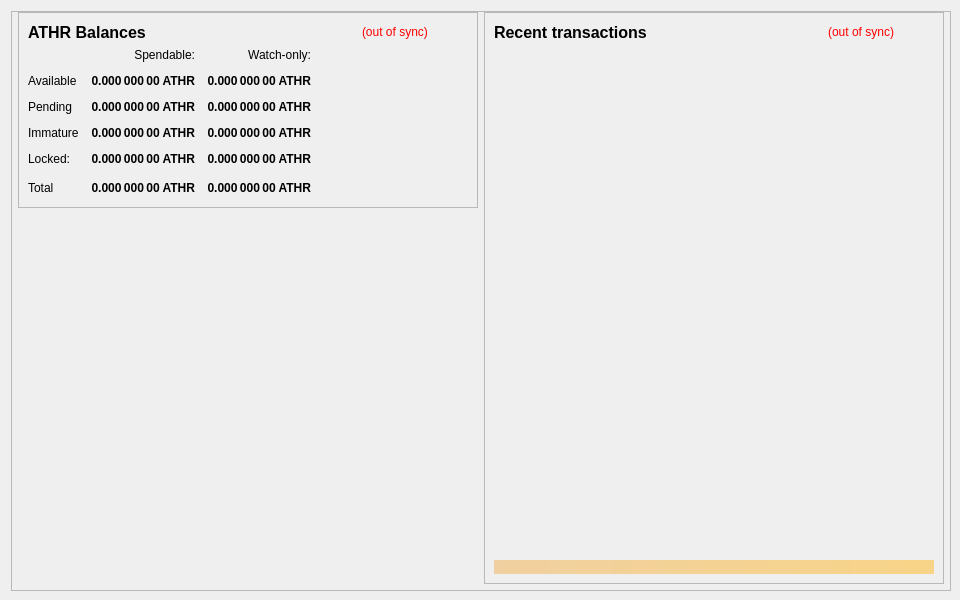
<?xml version="1.0" encoding="UTF-8"?>
<ui version="4.0">
 <class>OverviewPage</class>
 <widget class="QWidget" name="OverviewPage">
  <property name="geometry">
   <rect>
    <x>0</x>
    <y>0</y>
    <width>960</width>
    <height>600</height>
   </rect>
  </property>
  <property name="minimumSize">
   <size>
    <width>960</width>
    <height>600</height>
   </size>
  </property>
  <property name="font">
   <font>
    <weight>50</weight>
    <bold>false</bold>
   </font>
  </property>
  <property name="windowTitle">
   <string>Form</string>
  </property>
  <layout class="QVBoxLayout" name="topLayout" stretch="0">
   <property name="rightMargin">
    <number>9</number>
   </property>
   <item>
    <widget class="QFrame" name="frame_BG">
     <property name="minimumSize">
      <size>
       <width>850</width>
       <height>580</height>
      </size>
     </property>
     <property name="maximumSize">
      <size>
       <width>16777215</width>
       <height>16777215</height>
      </size>
     </property>
     <property name="frameShape">
      <enum>QFrame::StyledPanel</enum>
     </property>
     <property name="frameShadow">
      <enum>QFrame::Raised</enum>
     </property>
     <layout class="QVBoxLayout" name="verticalLayout_3" stretch="0">
      <property name="leftMargin">
       <number>0</number>
      </property>
      <property name="topMargin">
       <number>0</number>
      </property>
      <property name="rightMargin">
       <number>0</number>
      </property>
      <property name="bottomMargin">
       <number>6</number>
      </property>
      <item>
       <layout class="QVBoxLayout" name="verticalLayout_Master" stretch="0">
        <property name="leftMargin">
         <number>0</number>
        </property>
        <property name="topMargin">
         <number>0</number>
        </property>
        <property name="rightMargin">
         <number>0</number>
        </property>
        <property name="bottomMargin">
         <number>0</number>
        </property>
        <item>
         <widget class="QFrame" name="frame_Content">
          <layout class="QVBoxLayout" name="verticalLayout_Content">
           <property name="leftMargin">
            <number>6</number>
           </property>
           <property name="topMargin">
            <number>0</number>
           </property>
           <property name="rightMargin">
            <number>6</number>
           </property>
           <property name="bottomMargin">
            <number>0</number>
           </property>
           <item>
            <layout class="QHBoxLayout" name="horizontalLayout_Content" stretch="1,1">
             <property name="spacing">
              <number>6</number>
             </property>
             <item>
              <layout class="QVBoxLayout" name="verticalLayout_left" stretch="0,0">
               <item>
                <widget class="QFrame" name="frameBalances">
                 <property name="frameShape">
                  <enum>QFrame::StyledPanel</enum>
                 </property>
                 <property name="frameShadow">
                  <enum>QFrame::Raised</enum>
                 </property>
                 <layout class="QVBoxLayout" name="verticalLayout_4">
                  <item>
                   <layout class="QHBoxLayout" name="hlBalancesHeader" stretch="2,0,0">
                    <property name="spacing">
                     <number>6</number>
                    </property>
                    <item>
                     <widget class="QLabel" name="labelBalances">
                      <property name="minimumSize">
                       <size>
                        <width>0</width>
                        <height>0</height>
                       </size>
                      </property>
                      <property name="font">
                       <font>
                        <pointsize>12</pointsize>
                        <weight>75</weight>
                        <bold>true</bold>
                       </font>
                      </property>
                      <property name="text">
                       <string>ATHR Balances</string>
                      </property>
                     </widget>
                    </item>
                    <item>
                     <widget class="QLabel" name="labelWalletStatus">
                      <property name="cursor">
                       <cursorShape>WhatsThisCursor</cursorShape>
                      </property>
                      <property name="toolTip">
                       <string>The displayed information may be out of date. Your wallet automatically synchronizes with the Authoracoin network after a connection is established, but this process has not completed yet.</string>
                      </property>
                      <property name="styleSheet">
                       <string notr="true">QLabel { color: red; }</string>
                      </property>
                      <property name="text">
                       <string notr="true">(out of sync)</string>
                      </property>
                      <property name="alignment">
                       <set>Qt::AlignLeading|Qt::AlignLeft|Qt::AlignVCenter</set>
                      </property>
                     </widget>
                    </item>
                    <item>
                     <spacer name="hsBalancesHeader">
                      <property name="orientation">
                       <enum>Qt::Horizontal</enum>
                      </property>
                      <property name="sizeHint" stdset="0">
                       <size>
                        <width>40</width>
                        <height>20</height>
                       </size>
                      </property>
                     </spacer>
                    </item>
                   </layout>
                  </item>
                  <item>
                   <layout class="QGridLayout" name="gridLayout">
                    <property name="spacing">
                     <number>12</number>
                    </property>
                    <item row="0" column="1">
                     <widget class="QLabel" name="labelSpendable">
                      <property name="text">
                       <string>Spendable:</string>
                      </property>
                      <property name="alignment">
                       <set>Qt::AlignRight|Qt::AlignTrailing|Qt::AlignVCenter</set>
                      </property>
                     </widget>
                    </item>
                    <item row="0" column="2">
                     <widget class="QLabel" name="labelWatchonly">
                      <property name="text">
                       <string>Watch-only:</string>
                      </property>
                      <property name="alignment">
                       <set>Qt::AlignRight|Qt::AlignTrailing|Qt::AlignVCenter</set>
                      </property>
                     </widget>
                    </item>
                    <item row="1" column="0">
                     <widget class="QLabel" name="labelAvailableText">
                      <property name="text">
                       <string>Available</string>
                      </property>
                      <property name="textInteractionFlags">
                       <set>Qt::NoTextInteraction</set>
                      </property>
                     </widget>
                    </item>
                    <item row="1" column="1">
                     <widget class="QLabel" name="labelAvailable">
                      <property name="font">
                       <font>
                        <weight>75</weight>
                        <bold>true</bold>
                       </font>
                      </property>
                      <property name="cursor">
                       <cursorShape>ArrowCursor</cursorShape>
                      </property>
                      <property name="toolTip">
                       <string>Your current spendable balance</string>
                      </property>
                      <property name="text">
                       <string notr="true">0.000 000 00 ATHR</string>
                      </property>
                      <property name="alignment">
                       <set>Qt::AlignRight|Qt::AlignTrailing|Qt::AlignVCenter</set>
                      </property>
                      <property name="textInteractionFlags">
                       <set>Qt::NoTextInteraction</set>
                      </property>
                     </widget>
                    </item>
                    <item row="1" column="2">
                     <widget class="QLabel" name="labelWatchAvailable">
                      <property name="font">
                       <font>
                        <weight>75</weight>
                        <bold>true</bold>
                       </font>
                      </property>
                      <property name="cursor">
                       <cursorShape>ArrowCursor</cursorShape>
                      </property>
                      <property name="toolTip">
                       <string>Your current balance in watch-only addresses</string>
                      </property>
                      <property name="text">
                       <string notr="true">0.000 000 00 ATHR</string>
                      </property>
                      <property name="alignment">
                       <set>Qt::AlignRight|Qt::AlignTrailing|Qt::AlignVCenter</set>
                      </property>
                      <property name="textInteractionFlags">
                       <set>Qt::NoTextInteraction</set>
                      </property>
                     </widget>
                    </item>
                    <item row="2" column="0">
                     <widget class="QLabel" name="labelPendingText">
                      <property name="text">
                       <string>Pending</string>
                      </property>
                      <property name="textInteractionFlags">
                       <set>Qt::NoTextInteraction</set>
                      </property>
                     </widget>
                    </item>
                    <item row="2" column="1">
                     <widget class="QLabel" name="labelPending">
                      <property name="font">
                       <font>
                        <weight>75</weight>
                        <bold>true</bold>
                       </font>
                      </property>
                      <property name="cursor">
                       <cursorShape>ArrowCursor</cursorShape>
                      </property>
                      <property name="toolTip">
                       <string>Total of transactions that have yet to be confirmed, and do not yet count toward the spendable balance</string>
                      </property>
                      <property name="text">
                       <string notr="true">0.000 000 00 ATHR</string>
                      </property>
                      <property name="alignment">
                       <set>Qt::AlignRight|Qt::AlignTrailing|Qt::AlignVCenter</set>
                      </property>
                      <property name="textInteractionFlags">
                       <set>Qt::NoTextInteraction</set>
                      </property>
                     </widget>
                    </item>
                    <item row="2" column="2">
                     <widget class="QLabel" name="labelWatchPending">
                      <property name="font">
                       <font>
                        <weight>75</weight>
                        <bold>true</bold>
                       </font>
                      </property>
                      <property name="cursor">
                       <cursorShape>ArrowCursor</cursorShape>
                      </property>
                      <property name="toolTip">
                       <string>Unconfirmed transactions to watch-only addresses</string>
                      </property>
                      <property name="text">
                       <string notr="true">0.000 000 00 ATHR</string>
                      </property>
                      <property name="alignment">
                       <set>Qt::AlignRight|Qt::AlignTrailing|Qt::AlignVCenter</set>
                      </property>
                      <property name="textInteractionFlags">
                       <set>Qt::NoTextInteraction</set>
                      </property>
                     </widget>
                    </item>
                    <item row="3" column="0">
                     <widget class="QLabel" name="labelImmatureText">
                      <property name="text">
                       <string>Immature</string>
                      </property>
                      <property name="textInteractionFlags">
                       <set>Qt::NoTextInteraction</set>
                      </property>
                     </widget>
                    </item>
                    <item row="3" column="1">
                     <widget class="QLabel" name="labelImmature">
                      <property name="font">
                       <font>
                        <weight>75</weight>
                        <bold>true</bold>
                       </font>
                      </property>
                      <property name="cursor">
                       <cursorShape>ArrowCursor</cursorShape>
                      </property>
                      <property name="toolTip">
                       <string>Staked or masternode rewards that has not yet matured</string>
                      </property>
                      <property name="text">
                       <string notr="true">0.000 000 00 ATHR</string>
                      </property>
                      <property name="alignment">
                       <set>Qt::AlignRight|Qt::AlignTrailing|Qt::AlignVCenter</set>
                      </property>
                      <property name="textInteractionFlags">
                       <set>Qt::NoTextInteraction</set>
                      </property>
                     </widget>
                    </item>
                    <item row="3" column="2">
                     <widget class="QLabel" name="labelWatchImmature">
                      <property name="font">
                       <font>
                        <weight>75</weight>
                        <bold>true</bold>
                       </font>
                      </property>
                      <property name="cursor">
                       <cursorShape>ArrowCursor</cursorShape>
                      </property>
                      <property name="toolTip">
                       <string>Staked or masternode rewards in watch-only addresses that has not yet matured</string>
                      </property>
                      <property name="text">
                       <string notr="true">0.000 000 00 ATHR</string>
                      </property>
                      <property name="alignment">
                       <set>Qt::AlignRight|Qt::AlignTrailing|Qt::AlignVCenter</set>
                      </property>
                      <property name="textInteractionFlags">
                       <set>Qt::NoTextInteraction</set>
                      </property>
                     </widget>
                    </item>
                    <item row="4" column="0">
                     <widget class="QLabel" name="labelLockedText">
                      <property name="toolTip">
                       <string>Locked ATHR or Masternode collaterals.</string>
                      </property>
                      <property name="text">
                       <string>Locked:</string>
                      </property>
                     </widget>
                    </item>
                    <item row="4" column="1">
                     <widget class="QLabel" name="labelLocked">
                      <property name="font">
                       <font>
                        <weight>75</weight>
                        <bold>true</bold>
                       </font>
                      </property>
                      <property name="cursor">
                       <cursorShape>ArrowCursor</cursorShape>
                      </property>
                      <property name="toolTip">
                       <string>Locked ATHR or Masternode collaterals.</string>
                      </property>
                      <property name="text">
                       <string notr="true">0.000 000 00 ATHR</string>
                      </property>
                      <property name="alignment">
                       <set>Qt::AlignRight|Qt::AlignTrailing|Qt::AlignVCenter</set>
                      </property>
                      <property name="textInteractionFlags">
                       <set>Qt::NoTextInteraction</set>
                      </property>
                     </widget>
                    </item>
                    <item row="4" column="2">
                     <widget class="QLabel" name="labelWatchLocked">
                      <property name="font">
                       <font>
                        <weight>75</weight>
                        <bold>true</bold>
                       </font>
                      </property>
                      <property name="cursor">
                       <cursorShape>ArrowCursor</cursorShape>
                      </property>
                      <property name="toolTip">
                       <string>Current locked balance in watch-only addresses</string>
                      </property>
                      <property name="text">
                       <string notr="true">0.000 000 00 ATHR</string>
                      </property>
                      <property name="alignment">
                       <set>Qt::AlignRight|Qt::AlignTrailing|Qt::AlignVCenter</set>
                      </property>
                      <property name="textInteractionFlags">
                       <set>Qt::NoTextInteraction</set>
                      </property>
                     </widget>
                    </item>
                    <item row="5" column="0">
                     <widget class="QLabel" name="labelTotalText">
                      <property name="text">
                       <string>Total</string>
                      </property>
                      <property name="textInteractionFlags">
                       <set>Qt::NoTextInteraction</set>
                      </property>
                     </widget>
                    </item>
                    <item row="5" column="1">
                     <widget class="QLabel" name="labelTotal">
                      <property name="font">
                       <font>
                        <weight>75</weight>
                        <bold>true</bold>
                       </font>
                      </property>
                      <property name="cursor">
                       <cursorShape>ArrowCursor</cursorShape>
                      </property>
                      <property name="toolTip">
                       <string>Your current total balance</string>
                      </property>
                      <property name="text">
                       <string notr="true">0.000 000 00 ATHR</string>
                      </property>
                      <property name="alignment">
                       <set>Qt::AlignRight|Qt::AlignTrailing|Qt::AlignVCenter</set>
                      </property>
                      <property name="textInteractionFlags">
                       <set>Qt::NoTextInteraction</set>
                      </property>
                     </widget>
                    </item>
                    <item row="5" column="2">
                     <widget class="QLabel" name="labelWatchTotal">
                      <property name="font">
                       <font>
                        <weight>75</weight>
                        <bold>true</bold>
                       </font>
                      </property>
                      <property name="cursor">
                       <cursorShape>ArrowCursor</cursorShape>
                      </property>
                      <property name="toolTip">
                       <string>Current total balance in watch-only addresses</string>
                      </property>
                      <property name="text">
                       <string notr="true">0.000 000 00 ATHR</string>
                      </property>
                      <property name="alignment">
                       <set>Qt::AlignRight|Qt::AlignTrailing|Qt::AlignVCenter</set>
                      </property>
                      <property name="textInteractionFlags">
                       <set>Qt::NoTextInteraction</set>
                      </property>
                     </widget>
                    </item>
                    <item row="5" column="3">
                     <spacer name="hsBalances">
                      <property name="orientation">
                       <enum>Qt::Horizontal</enum>
                      </property>
                      <property name="sizeHint" stdset="0">
                       <size>
                        <width>40</width>
                        <height>20</height>
                       </size>
                      </property>
                     </spacer>
                    </item>
                   </layout>
                  </item>
                 </layout>
                </widget>
               </item>
               <item>
                <spacer name="verticalSpacer">
                 <property name="orientation">
                  <enum>Qt::Vertical</enum>
                 </property>
                 <property name="sizeHint" stdset="0">
                  <size>
                   <width>20</width>
                   <height>40</height>
                  </size>
                 </property>
                </spacer>
               </item>
               <item>
                <widget class="QLabel" name="bg_logo">
                 <property name="minimumSize">
                  <size>
                   <width>250</width>
                   <height>300</height>
                  </size>
                 </property>
                 <property name="maximumSize">
                  <size>
                   <width>16777215</width>
                   <height>450</height>
                  </size>
                 </property>
                 <property name="font">
                  <font>
                   <pointsize>14</pointsize>
                  </font>
                 </property>
                 <property name="text">
                  <string/>
                 </property>
                 <property name="alignment">
                  <set>Qt::AlignRight|Qt::AlignTrailing|Qt::AlignVCenter</set>
                 </property>
                </widget>
               </item>
              </layout>
             </item>
             <item>
              <layout class="QVBoxLayout" name="verticalLayout_right" stretch="1">
               <item>
                <widget class="QFrame" name="frame_RecentTransactions">
                 <property name="minimumSize">
                  <size>
                   <width>0</width>
                   <height>0</height>
                  </size>
                 </property>
                 <property name="frameShape">
                  <enum>QFrame::StyledPanel</enum>
                 </property>
                 <property name="frameShadow">
                  <enum>QFrame::Raised</enum>
                 </property>
                 <layout class="QVBoxLayout" name="verticalLayout_1" stretch="0,0,0,0">
                  <item>
                   <layout class="QHBoxLayout" name="horizontalLayout_2" stretch="2,0,0">
                    <property name="spacing">
                     <number>3</number>
                    </property>
                    <item>
                     <widget class="QLabel" name="labelRecentTransactions">
                      <property name="minimumSize">
                       <size>
                        <width>0</width>
                        <height>20</height>
                       </size>
                      </property>
                      <property name="font">
                       <font>
                        <pointsize>12</pointsize>
                        <weight>75</weight>
                        <bold>true</bold>
                       </font>
                      </property>
                      <property name="text">
                       <string>Recent transactions</string>
                      </property>
                     </widget>
                    </item>
                    <item>
                     <widget class="QLabel" name="labelTransactionsStatus">
                      <property name="cursor">
                       <cursorShape>WhatsThisCursor</cursorShape>
                      </property>
                      <property name="toolTip">
                       <string>The displayed information may be out of date. Your wallet automatically synchronizes with the Authoracoin network after a connection is established, but this process has not completed yet.</string>
                      </property>
                      <property name="styleSheet">
                       <string notr="true">QLabel { color: red; }</string>
                      </property>
                      <property name="text">
                       <string notr="true">(out of sync)</string>
                      </property>
                      <property name="alignment">
                       <set>Qt::AlignRight|Qt::AlignTrailing|Qt::AlignVCenter</set>
                      </property>
                     </widget>
                    </item>
                    <item>
                     <spacer name="horizontalSpacer">
                      <property name="orientation">
                       <enum>Qt::Horizontal</enum>
                      </property>
                      <property name="sizeHint" stdset="0">
                       <size>
                        <width>40</width>
                        <height>20</height>
                       </size>
                      </property>
                     </spacer>
                    </item>
                   </layout>
                  </item>
                  <item>
                   <widget class="QListView" name="listTransactions">
                    <property name="minimumSize">
                     <size>
                      <width>0</width>
                      <height>0</height>
                     </size>
                    </property>
                    <property name="autoFillBackground">
                     <bool>false</bool>
                    </property>
                    <property name="styleSheet">
                     <string notr="true">QListView { background: transparent; }</string>
                    </property>
                    <property name="frameShape">
                     <enum>QFrame::NoFrame</enum>
                    </property>
                    <property name="verticalScrollBarPolicy">
                     <enum>Qt::ScrollBarAlwaysOff</enum>
                    </property>
                    <property name="horizontalScrollBarPolicy">
                     <enum>Qt::ScrollBarAlwaysOff</enum>
                    </property>
                    <property name="selectionMode">
                     <enum>QAbstractItemView::NoSelection</enum>
                    </property>
                   </widget>
                  </item>
                  <item>
                   <spacer name="verticalSpacer_2">
                    <property name="orientation">
                     <enum>Qt::Vertical</enum>
                    </property>
                    <property name="sizeType">
                     <enum>QSizePolicy::Expanding</enum>
                    </property>
                    <property name="sizeHint" stdset="0">
                     <size>
                      <width>20</width>
                      <height>40</height>
                     </size>
                    </property>
                   </spacer>
                  </item>
                  <item>
                   <widget class="QLabel" name="labelAlerts">
                    <property name="maximumSize">
                     <size>
                      <width>16777215</width>
                      <height>16777215</height>
                     </size>
                    </property>
                    <property name="styleSheet">
                     <string notr="true">background-color: qlineargradient(x1: 0, y1: 0, x2: 1, y2: 0, stop:0 #F0D0A0, stop:1 #F8D488); color:#000000;</string>
                    </property>
                    <property name="text">
                     <string/>
                    </property>
                    <property name="wordWrap">
                     <bool>true</bool>
                    </property>
                    <property name="margin">
                     <number>3</number>
                    </property>
                   </widget>
                  </item>
                 </layout>
                </widget>
               </item>
              </layout>
             </item>
            </layout>
           </item>
          </layout>
         </widget>
        </item>
       </layout>
      </item>
     </layout>
    </widget>
   </item>
  </layout>
 </widget>
 <resources/>
 <connections/>
</ui>
